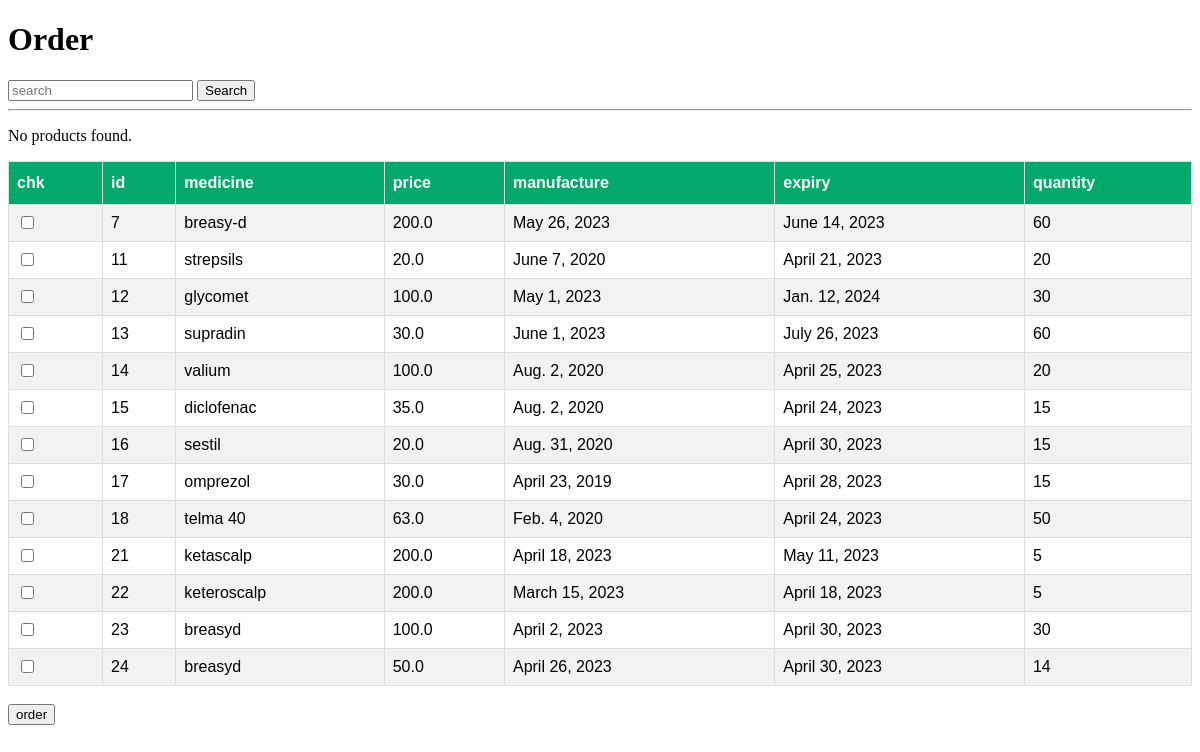
/product_search, run on the app's committed database.
### aap/models.py (models this page shows, shortened)
class products(models.Model):
    id = models.AutoField(primary_key=True)
    medicine =models.CharField(max_length=200,null=True)
    price =models.FloatField(max_length=20,null=True)
    manufacture_date= models.DateField(null=True)
    expiry=models.DateField(null=True)
    quantity = models.IntegerField(default=0,null=True)

### aap/views.py (the view)
# urls.py: path("product_search",views.product_search,name="product_search"),
def product_search(request):
    query = request.GET.get('q')
    p = products.objects.all()
    if query:
        product = products.objects.filter(Q(medicine__icontains=query))
    else:
        product=[]
    context ={
        'products':product,
        'query':query,
        'p':p,
    }
    return render(request, 'product_search.html', context)

### templates/product_search.html (shortened to what this page needs)
<!DOCTYPE html>
<html>
<head>
    <head>
    </head>
</head>
<body>
    <h1>Order</h1>
    <form method="get" action="product_search">
        <input type="text" name='q' placeholder=search >
        <button type="submit">Search</button>
    </form>
    <form method="POST" action="order">
    <hr>
    <table id="customers">
              <tr>
                <th>chk</th>
                <th>id</th>
                <th>medicine</th>
                <th>price</th>
                <th>manufacture</th>
                <th>expiry</th>
                <th>quantity</th>
              </tr>
    {% if products %}
        <p>Found {{ products|length }} products:</p>
        {% for product in products %}
        <tr>
          <td> <input type="checkbox" name="check" value="{{ product.id }}"></td>
                <td>{{product.id}}</td>
                <td>{{product.medicine}}</td>
                <td>{{product.price}}</td>
                <td>{{product.manufacture_date}}</td>
                <td>{{product.expiry}}</td>
                <td>{{product.quantity}}</td>
        </tr>
        {%endfor%}
    {% else %}
        <p>No products found.</p>
        {% for product in p %}
        <tr>
          <td> <input type="checkbox" name="check" value="{{ product.id }}"></td>
                <td>{{product.id}}</td>
                <td>{{product.medicine}}</td>
                <td>{{product.price}}</td>
                <td>{{product.manufacture_date}}</td>
                <td>{{product.expiry}}</td>
                <td>{{product.quantity}}</td>
        </tr>
        {%endfor%}
    {% endif %}
      </form>
</table><br>
<button>order</button>
</body>
</html>

### templates/product_search.html (style rules this page uses)
#customers { font-family: Arial, Helvetica, sans-serif; border-collapse: collapse; width: 100%; }
#customers td, #customers th { border: 1px solid #ddd; padding: 8px; }
#customers tr:nth-child(even) { background-color: #f2f2f2; }
#customers th { padding-top: 12px; padding-bottom: 12px; text-align: left; background-color: #04AA6D; color: white; }

### data on the page
products: id "7", medicine "breasy-d", price "200.0", manufacture_date "May 26, 2023", expiry "June 14, 2023", quantity "60"
products: id "11", medicine "strepsils", price "20.0", manufacture_date "June 7, 2020", expiry "April 21, 2023", quantity "20"
products: id "12", medicine "glycomet", price "100.0", manufacture_date "May 1, 2023", expiry "Jan. 12, 2024", quantity "30"
products: id "13", medicine "supradin", price "30.0", manufacture_date "June 1, 2023", expiry "July 26, 2023", quantity "60"
products: id "14", medicine "valium", price "100.0", manufacture_date "Aug. 2, 2020", expiry "April 25, 2023", quantity "20"
products: id "15", medicine "diclofenac", price "35.0", manufacture_date "Aug. 2, 2020", expiry "April 24, 2023", quantity "15"
products: id "16", medicine "sestil", price "20.0", manufacture_date "Aug. 31, 2020", expiry "April 30, 2023", quantity "15"
products: id "17", medicine "omprezol", price "30.0", manufacture_date "April 23, 2019", expiry "April 28, 2023", quantity "15"
products: id "18", medicine "telma 40", price "63.0", manufacture_date "Feb. 4, 2020", expiry "April 24, 2023", quantity "50"
products: id "21", medicine "ketascalp", price "200.0", manufacture_date "April 18, 2023", expiry "May 11, 2023", quantity "5"
products: id "22", medicine "keteroscalp", price "200.0", manufacture_date "March 15, 2023", expiry "April 18, 2023", quantity "5"
products: id "23", medicine "breasyd", price "100.0", manufacture_date "April 2, 2023", expiry "April 30, 2023", quantity "30"
products: id "24", medicine "breasyd", price "50.0", manufacture_date "April 26, 2023", expiry "April 30, 2023", quantity "14"
